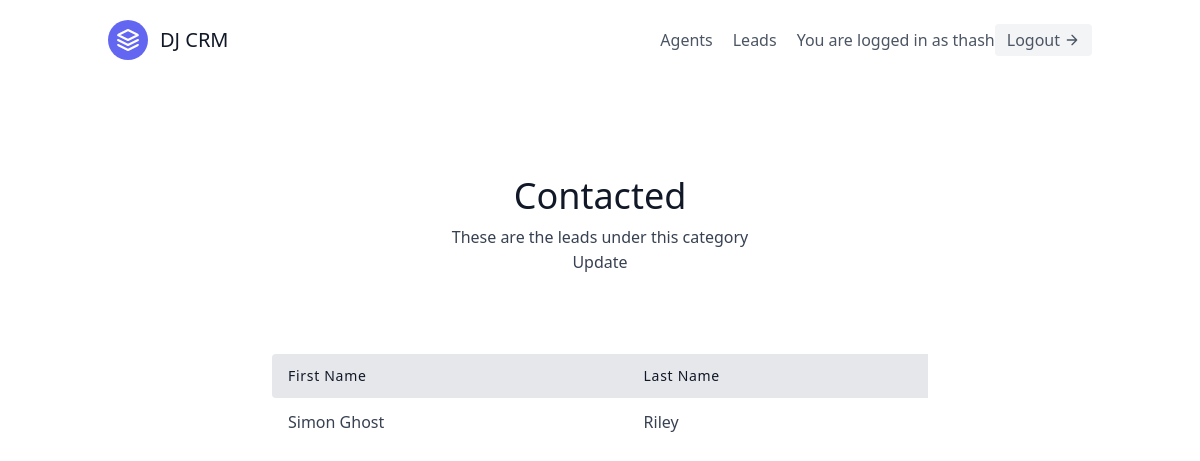
The app's page /leads/categories/1/ (signed in) with its own data.
### leads/models.py (models this page shows, shortened)
class User(AbstractUser):
    is_organiser = models.BooleanField(default=True)
    is_agent = models.BooleanField(default=False)

class Category(models.Model):
    name = models.CharField(max_length=30)
    organisation = models.ForeignKey(UserProfile, on_delete=models.CASCADE)

class Lead(models.Model):
    first_name = models.CharField(max_length=20)
    last_name = models.CharField(max_length=20)
    age = models.IntegerField(default=0)
    agent = models.ForeignKey(Agent, null=True, blank=True, on_delete=models.SET_NULL)
    organisation = models.ForeignKey(UserProfile, on_delete=models.CASCADE)
    category = models.ForeignKey("Category", related_name="leads",  null=True, blank=True, on_delete=models.SET_NULL)
    description = models.TextField()
    date_added = models.DateTimeField(auto_now_add=True)
    phone_number = models.CharField(max_length=20)
    email = models.EmailField()

### leads/views.py (the view)
# urls.py: path('categories/<int:pk>/', views.CategoryDetailView.as_view(), name='category-detail'),
class CategoryDetailView(LoginRequiredMixin, generic.DetailView):
    template_name = "leads/category_detail.html"
    context_object_name = "category"
    def get_queryset(self):
        user = self.request.user
        if user.is_organiser:
            queryset = Category.objects.filter(organisation=user.userprofile)
        else:
            queryset = Category.objects.filter(organisation=user.agent.organisation)
        return queryset

### leads/templates/leads/category_detail.html
{% extends "base.html" %}
{% block content %}
<section class="text-gray-700 body-font">
    <div class="container px-5 py-24 mx-auto">
      <div class="flex flex-col text-center w-full mb-20">
        <h1 class="sm:text-4xl text-3xl font-medium title-font mb-2 text-gray-900">
            {{ category.name }}
        </h1>
        <p class="lg:w-2/3 mx-auto leading-relaxed text-base">
            These are the leads under this category
        </p>
        <a href="{% url 'leads:category-update' category.pk %}" class="hover:text-blue-500">Update</a>
      </div>
      <div class="lg:w-2/3 w-full mx-auto overflow-auto">
        <table class="table-auto w-full text-left whitespace-no-wrap">
          <thead>
            <tr>
                <th class="px-4 py-3 title-font tracking-wider font-medium text-gray-900 text-sm bg-gray-200 rounded-tl rounded-bl">
                    First Name
                </th>
                <th class="px-4 py-3 title-font tracking-wider font-medium text-gray-900 text-sm bg-gray-200">
                    Last Name
                </th>
            </tr>
          </thead>
          <tbody>
            {% for lead in category.leads.all %}
                <tr>
                    <td class="px-4 py-3">
                      <a class="hover:text-blue-500" href="{% url 'leads:detail' lead.pk %}">{{ lead.first_name }}</a>
                    </td>
                    <td class="px-4 py-3">{{ lead.last_name }}</td>
                </tr>
            {% endfor %}
          </tbody>
        </table>
      </div>
    </div>
</section>
{% endblock content %}

### templates/navbar.html (shortened to what this page needs)
<header class="text-gray-600 body-font">
    <div class="container mx-auto flex flex-wrap p-5 flex-col md:flex-row items-center">
        <a class="flex title-font font-medium items-center text-gray-900 mb-4 md:mb-0">
            <svg xmlns="http://www.w3.org/2000/svg" fill="none" stroke="currentColor" stroke-linecap="round" stroke-linejoin="round" stroke-width="2" class="w-10 h-10 text-white p-2 bg-indigo-500 rounded-full" viewBox="0 0 24 24">
            <path d="M12 2L2 7l10 5 10-5-10-5zM2 17l10 5 10-5M2 12l10 5 10-5"></path>
            </svg>
            <span class="ml-3 text-xl">DJ CRM</span>
        </a>
        <nav class="md:ml-auto flex flex-wrap items-center text-base justify-center">
            {% if request.user.is_organiser %}
            <a href="{% url 'agents:list' %}" class="mr-5 hover:text-gray-900">Agents</a>
            {% endif %}
            <a href="{% url 'leads:list' %}" class="mr-5 hover:text-gray-900">Leads</a>
        </nav>
        {% if request.user.is_authenticated %}
        You are logged in as {{ request.user.username }}
        <a href="{% url 'logout' %}" class="inline-flex items-center bg-gray-100 border-0 py-1 px-3 focus:outline-none hover:bg-gray-200 rounded text-base mt-4 md:mt-0">Logout
            <svg fill="none" stroke="currentColor" stroke-linecap="round" stroke-linejoin="round" stroke-width="2" class="w-4 h-4 ml-1" viewBox="0 0 24 24">
            <path d="M5 12h14M12 5l7 7-7 7"></path>
            </svg>
        </a>
        {% endif %}
    </div>
</header>

### records on screen
User: user.username "thash"
Category: name "Contacted"
Lead: first_name "Simon Ghost", last_name "Riley"
